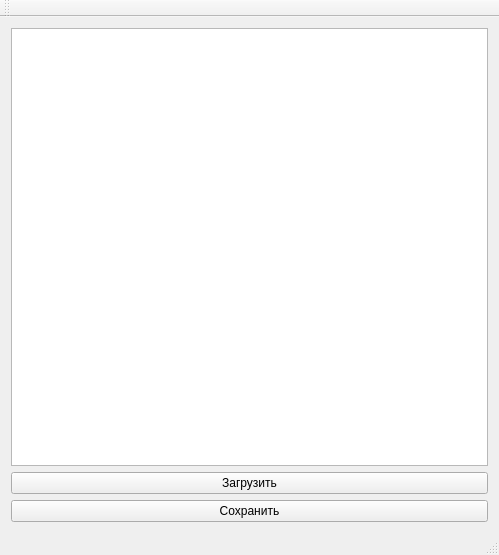
<?xml version="1.0" encoding="UTF-8"?>
<ui version="4.0">
 <class>MainWindow</class>
 <widget class="QMainWindow" name="MainWindow">
  <property name="geometry">
   <rect>
    <x>0</x>
    <y>0</y>
    <width>499</width>
    <height>555</height>
   </rect>
  </property>
  <property name="windowTitle">
   <string>MainWindow</string>
  </property>
  <widget class="QWidget" name="centralWidget">
   <layout class="QVBoxLayout" name="verticalLayout">
    <item>
     <widget class="QTextBrowser" name="logBrowser"/>
    </item>
    <item>
     <widget class="QPushButton" name="loadButton">
      <property name="text">
       <string>Загрузить</string>
      </property>
     </widget>
    </item>
    <item>
     <widget class="QPushButton" name="saveButton">
      <property name="text">
       <string>Сохранить</string>
      </property>
     </widget>
    </item>
   </layout>
  </widget>
  <widget class="QMenuBar" name="menuBar">
   <property name="geometry">
    <rect>
     <x>0</x>
     <y>0</y>
     <width>499</width>
     <height>21</height>
    </rect>
   </property>
  </widget>
  <widget class="QToolBar" name="mainToolBar">
   <attribute name="toolBarArea">
    <enum>TopToolBarArea</enum>
   </attribute>
   <attribute name="toolBarBreak">
    <bool>false</bool>
   </attribute>
  </widget>
  <widget class="QStatusBar" name="statusBar"/>
 </widget>
 <layoutdefault spacing="6" margin="11"/>
 <resources/>
 <connections/>
</ui>
